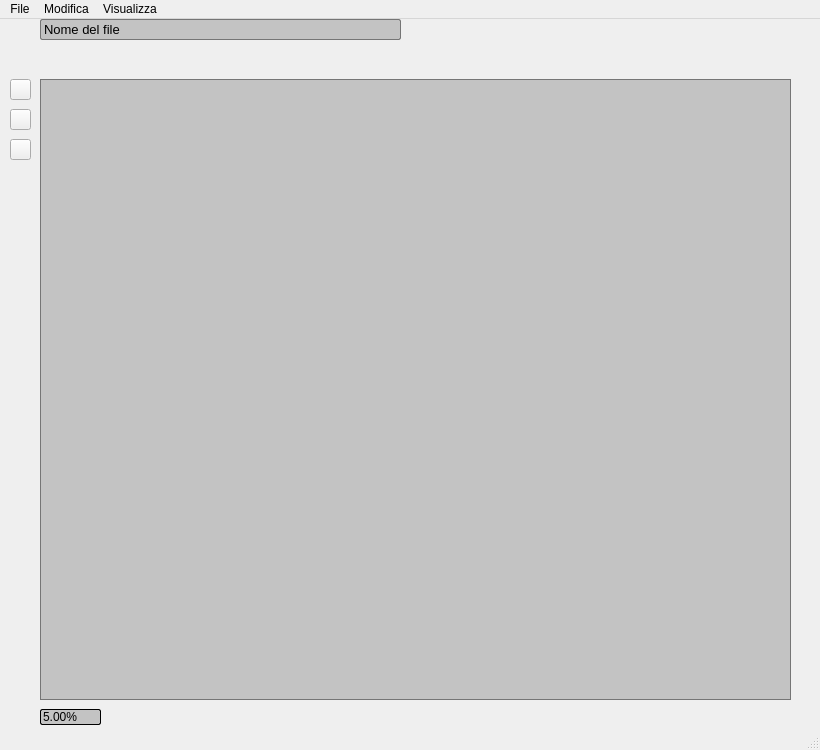
<?xml version="1.0" encoding="UTF-8"?>
<ui version="4.0">
 <class>EditorFoto</class>
 <widget class="QMainWindow" name="EditorFoto">
  <property name="geometry">
   <rect>
    <x>0</x>
    <y>0</y>
    <width>820</width>
    <height>750</height>
   </rect>
  </property>
  <property name="minimumSize">
   <size>
    <width>820</width>
    <height>750</height>
   </size>
  </property>
  <property name="windowTitle">
   <string>EditorFoto</string>
  </property>
  <widget class="QWidget" name="centralwidget">
   <widget class="QLabel" name="nameImage">
    <property name="geometry">
     <rect>
      <x>40</x>
      <y>0</y>
      <width>361</width>
      <height>21</height>
     </rect>
    </property>
    <property name="font">
     <font>
      <pointsize>10</pointsize>
     </font>
    </property>
    <property name="styleSheet">
     <string notr="true">background-color:#C3C3C3; border-radius:2px; border:1px solid #757575;</string>
    </property>
    <property name="text">
     <string>Nome del file</string>
    </property>
    <property name="margin">
     <number>2</number>
    </property>
   </widget>
   <widget class="QEditorPushButton" name="handMoveButton">
    <property name="geometry">
     <rect>
      <x>10</x>
      <y>60</y>
      <width>21</width>
      <height>21</height>
     </rect>
    </property>
    <property name="text">
     <string/>
    </property>
   </widget>
   <widget class="QLabel" name="currentCommand">
    <property name="geometry">
     <rect>
      <x>40</x>
      <y>30</y>
      <width>21</width>
      <height>21</height>
     </rect>
    </property>
    <property name="text">
     <string/>
    </property>
   </widget>
   <widget class="QDoubleSpinBox" name="zoomPercentage">
    <property name="geometry">
     <rect>
      <x>40</x>
      <y>690</y>
      <width>61</width>
      <height>16</height>
     </rect>
    </property>
    <property name="styleSheet">
     <string notr="true">background-color:#C3C3C3; border-radius:2px; border:1px solid #000000;</string>
    </property>
    <property name="readOnly">
     <bool>true</bool>
    </property>
    <property name="buttonSymbols">
     <enum>QAbstractSpinBox::NoButtons</enum>
    </property>
    <property name="suffix">
     <string>%</string>
    </property>
    <property name="maximum">
     <double>5000.000000000000000</double>
    </property>
    <property name="singleStep">
     <double>5.000000000000000</double>
    </property>
    <property name="value">
     <double>5.000000000000000</double>
    </property>
   </widget>
   <widget class="QEditorPushButton" name="eraserButton">
    <property name="geometry">
     <rect>
      <x>10</x>
      <y>90</y>
      <width>21</width>
      <height>21</height>
     </rect>
    </property>
   </widget>
   <widget class="QGraphicsViewCustom" name="graphicsView">
    <property name="geometry">
     <rect>
      <x>40</x>
      <y>60</y>
      <width>751</width>
      <height>621</height>
     </rect>
    </property>
    <property name="styleSheet">
     <string notr="true">background-color: #c3c3c3;
border:1px solid #757575;</string>
    </property>
   </widget>
   <widget class="QEditorPushButton" name="broomButton">
    <property name="geometry">
     <rect>
      <x>10</x>
      <y>120</y>
      <width>21</width>
      <height>21</height>
     </rect>
    </property>
   </widget>
  </widget>
  <widget class="QMenuBar" name="menubar">
   <property name="geometry">
    <rect>
     <x>0</x>
     <y>0</y>
     <width>820</width>
     <height>21</height>
    </rect>
   </property>
   <widget class="QMenu" name="menuFile">
    <property name="title">
     <string>File</string>
    </property>
    <addaction name="actionSalva"/>
    <addaction name="separator"/>
    <addaction name="actionEsci"/>
   </widget>
   <widget class="QMenu" name="menuModifica">
    <property name="title">
     <string>Modifica</string>
    </property>
    <addaction name="actionAnnulla"/>
   </widget>
   <widget class="QMenu" name="menuVisualizza">
    <property name="title">
     <string>Visualizza</string>
    </property>
    <addaction name="actionZoomAvanti"/>
    <addaction name="actionZoomIndietro"/>
   </widget>
   <addaction name="menuFile"/>
   <addaction name="menuModifica"/>
   <addaction name="menuVisualizza"/>
  </widget>
  <widget class="QStatusBar" name="statusbar">
   <property name="font">
    <font>
     <pointsize>1</pointsize>
    </font>
   </property>
  </widget>
  <action name="actionSalva">
   <property name="text">
    <string>Salva</string>
   </property>
   <property name="shortcut">
    <string>Ctrl+S</string>
   </property>
  </action>
  <action name="actionElencoTastiRapidi">
   <property name="text">
    <string>Elenco tasti rapidi</string>
   </property>
  </action>
  <action name="actionEsci">
   <property name="text">
    <string>Esci </string>
   </property>
   <property name="toolTip">
    <string>Esci </string>
   </property>
   <property name="shortcut">
    <string>Esc</string>
   </property>
  </action>
  <action name="actionZoomAvanti">
   <property name="text">
    <string>Zoom Avanti</string>
   </property>
   <property name="shortcut">
    <string>Ctrl++</string>
   </property>
  </action>
  <action name="actionZoomIndietro">
   <property name="text">
    <string>Zoom Indietro</string>
   </property>
   <property name="shortcut">
    <string>Ctrl+-</string>
   </property>
  </action>
  <action name="actionPasso_Avanti">
   <property name="text">
    <string>Passo Avanti</string>
   </property>
   <property name="shortcut">
    <string>Ctrl+Z</string>
   </property>
  </action>
  <action name="actionAnnulla">
   <property name="text">
    <string>Annulla</string>
   </property>
   <property name="shortcut">
    <string>Ctrl+Z</string>
   </property>
  </action>
  <action name="actionAvanti">
   <property name="text">
    <string>Passo Avanti</string>
   </property>
   <property name="shortcut">
    <string>Ctrl+Y</string>
   </property>
  </action>
 </widget>
 <customwidgets>
  <customwidget>
   <class>QEditorPushButton</class>
   <extends>QPushButton</extends>
   <header location="global">CustomWidgets/qeditorpushbutton.h</header>
  </customwidget>
  <customwidget>
   <class>QGraphicsViewCustom</class>
   <extends>QGraphicsView</extends>
   <header location="global">MainWindow/EditorFoto/qgraphicsviewcustom.h</header>
  </customwidget>
 </customwidgets>
 <resources/>
 <connections/>
</ui>
